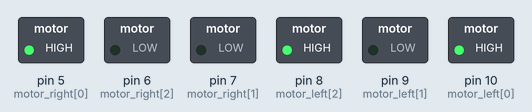
This sketch was run on a simulated Arduino Uno, built with avr-gcc and run on an emulated ATmega328P. On the bench: switched loads named in the sketch (green lamp = pin HIGH).

Above: at 0.1 s.
Timing chart, 0 to 1.6 s (numbered marks = the images above):
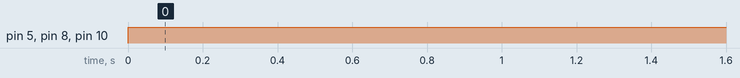

The sketch:

1_DC_Motor_Test.ino
```cpp
//กำหนด Pin ของมอเตอร์
int motor_left[] = {10, 9, 8};
int motor_right[] = {5, 7, 6};

void setup()
{
  Serial.begin(9600);
  // Setup Pin Motors
  for (int i = 0; i < 3; i++)
  {
    pinMode(motor_left[i], OUTPUT);
    pinMode(motor_right[i], OUTPUT);
  }
}

// เปิดการใช้งานมอเตอร์
void enableMotor()
{
  digitalWrite(motor_left[0], HIGH);
  digitalWrite(motor_right[0], HIGH);
}

// ปิดการใช้งานมอเตอร์
void disableMotor()
{
  digitalWrite(motor_left[0], LOW);
  digitalWrite(motor_right[0], LOW);
}

// ฟังก์ชันเบรกรถ
void brake()
{
  disableMotor();
  digitalWrite(motor_left[1], LOW);
  digitalWrite(motor_left[2], LOW);
  digitalWrite(motor_right[1], LOW);
  digitalWrite(motor_right[2], LOW);
}

// ฟังก์ชันเคลื่อนที่ไปข้างหน้า
void drive_forward()
{
  enableMotor();
  digitalWrite(motor_left[1], LOW);
  delayMicroseconds(400);
  digitalWrite(motor_left[2], HIGH);
  delayMicroseconds(1000 - 400);
  digitalWrite(motor_right[1], LOW);
  delayMicroseconds(1000 - 400);
  digitalWrite(motor_right[2], HIGH);
  delayMicroseconds(400);
}

// ฟังก์ชันเคลื่อนที่ไปข้างหลัง
void drive_backward()
{
  enableMotor();
  digitalWrite(motor_left[1], HIGH);
  delayMicroseconds(400);
  digitalWrite(motor_left[2], LOW);
  delayMicroseconds(1000 - 400);
  digitalWrite(motor_right[1], HIGH);
  delayMicroseconds(1000 - 400);
  digitalWrite(motor_right[2], LOW);
  delayMicroseconds(400);
}

// ฟังก์ชั่นเบี่ยงไปทางซ้าย
void slight_left()
{
  enableMotor();
  digitalWrite(motor_left[1], LOW);
  digitalWrite(motor_left[2], HIGH);
  digitalWrite(motor_right[1], LOW);
  digitalWrite(motor_right[2], LOW);
  delay(600);
}

// ฟังก์ชั่นเบี่ยงไปทางขวา
void slight_right()
{
  enableMotor();
  digitalWrite(motor_left[1], LOW);
  digitalWrite(motor_left[2], LOW);
  digitalWrite(motor_right[1], LOW);
  digitalWrite(motor_right[2], HIGH);
  delay(600);
}

// ฟังก์ชันเลี้ยวขวา
void turn_right()
{
  enableMotor();
  digitalWrite(motor_left[1], LOW);
  digitalWrite(motor_left[2], HIGH);
  digitalWrite(motor_right[1], LOW);
  digitalWrite(motor_right[2], LOW);
  delay(900);
}

// ฟังก์ชันเลี้ยวซ้าย
void turn_left()
{
  enableMotor();
  digitalWrite(motor_left[1], LOW);
  digitalWrite(motor_left[2], LOW);
  digitalWrite(motor_right[1], LOW);
  digitalWrite(motor_right[2], HIGH);
  delay(900);
}

// ฟังก์ชันกลับรถ
void turn_around()
{
  enableMotor();
  digitalWrite(motor_left[1], HIGH);
  digitalWrite(motor_left[2], LOW);
  digitalWrite(motor_right[1], HIGH);
  digitalWrite(motor_right[2], LOW);
  delay(600);
}
void loop()
{
  // ฟังก์ชันบังคับรถตามใจต้องการ
  turn_right();
}
```

Measured:
- by itself, pin 5 (motor_right[0]), pin 8 (motor_left[2]), pin 10 (motor_left[0]): LOW → HIGH at 0.00 s
